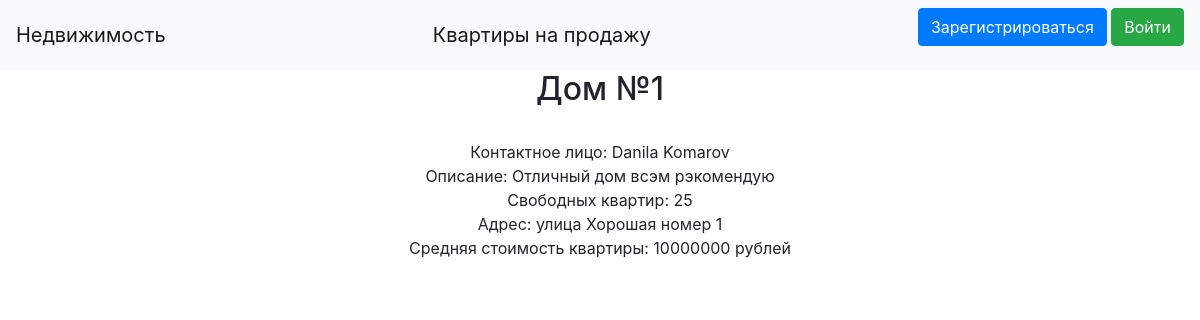
Before: /realty/1 with the older database file.
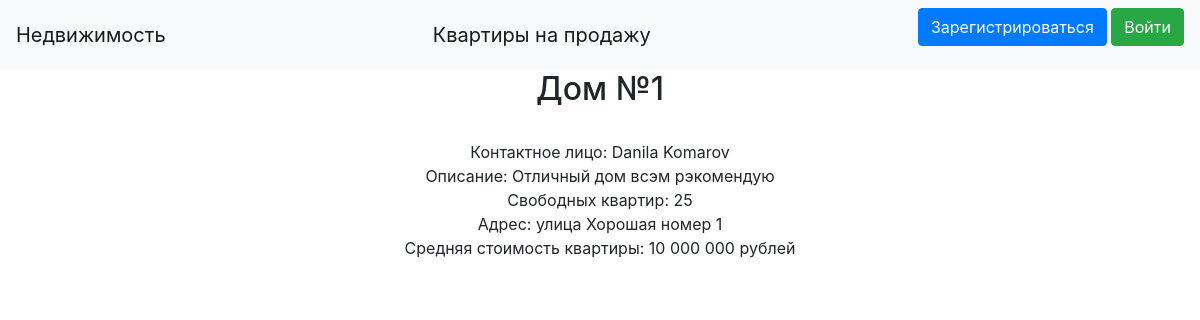
After: the same page with the newer database file.
### data/realties.py (models this page shows)
class Realties(SqlAlchemyBase):
    __tablename__ = 'realties'
    id = sqlalchemy.Column(sqlalchemy.Integer, primary_key=True, autoincrement=True)
    photo = sqlalchemy.Column(sqlalchemy.String, nullable=True)
    realtor = sqlalchemy.Column(sqlalchemy.Integer, sqlalchemy.ForeignKey("users.id"))
    house = sqlalchemy.Column(sqlalchemy.String)
    not_solded_flats = sqlalchemy.Column(sqlalchemy.Integer)
    address = sqlalchemy.Column(sqlalchemy.String)
    cost = sqlalchemy.Column(sqlalchemy.String, nullable=True)
    is_sold = sqlalchemy.Column(sqlalchemy.Boolean, nullable=True)
    user = orm.relation('User')

### main.py (the view)
@app.route('/realty/<int:id>')
def realty(id):
    realty = session.query(Realties).filter(Realties.id == id).first()
    user = session.query(User).filter(User.id == realty.realtor).first()
    if user:
        r = ' '.join([user.name, user.surname])
    return render_template('realty.html', realty=realty, realtor=r)

### templates/realty.html (shortened to what this page needs)
<!DOCTYPE html>
<html>
    <body>
        {% extends "base.html" %}
        {% block content %}
            <h2 class="text-center">Дом №{{realty.id}}</h2>
            <p class='text-center'>
                <img src={{realty.photo}} align="middle" height=300 alt=""/><br>
                Контактное лицо: {{realtor}}<br>
                Описание: {{realty.house}}<br>
                Свободных квартир: {{realty.not_solded_flats}}<br>
                Адрес: {{realty.address}}<br>
                Средняя стоимость квартиры: {{realty.cost}} рублей
            </p>
        {% endblock %}

Changed rows visible on the page:
changed Realties "Отличный дом всэм рэкомендую": cost "10000000" → "10 000 000"
